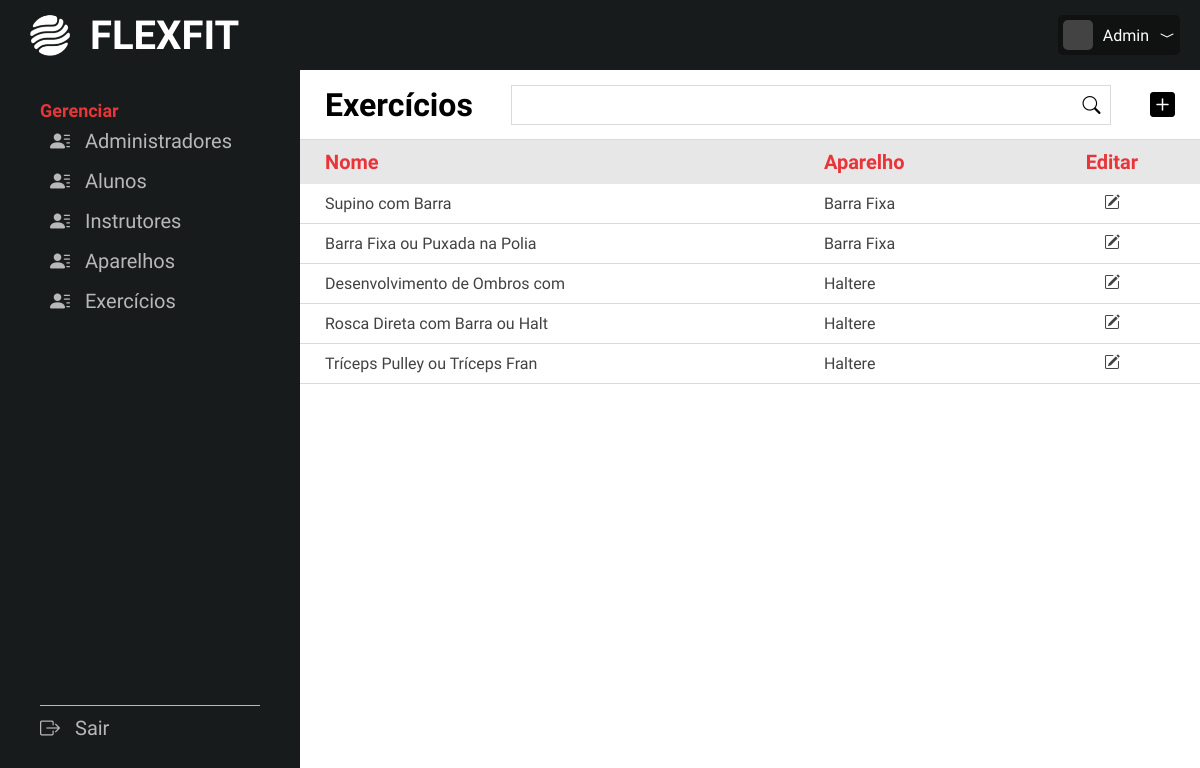
Page /adm/listaexercicio.php (signed in) on the committed database.
### tables this page shows
CREATE TABLE exercicios(
    ex_id INT NOT NULL AUTO_INCREMENT PRIMARY KEY,
    ex_nome VARCHAR(30) NOT NULL,
    ex_video VARCHAR(255),
    ex_desc TEXT,
    fk_apa_id INT NOT NULL,
    FOREIGN KEY(fk_apa_id) REFERENCES aparelhos(apa_id)
);

CREATE TABLE aparelhos(
    apa_id INT NOT NULL AUTO_INCREMENT PRIMARY KEY,
    apa_nome VARCHAR(30) NOT NULL,
    apa_categoria ENUM('Cardio', 'Abdômen e Lombar', 'Superiores', 'Inferiores' ),
    apa_nivel ENUM('Básico', 'Intermediário', 'Avançado') NOT NULL,
    apa_quantidade INT NOT NULL,
    apa_status CHAR(1)
);

### adm/listaexercicio.php (the view, shortened to what this page needs)
<?php
include("backnav.php");
$sql = "SELECT *
        FROM exercicios AS e
        JOIN aparelhos AS a ON e.fk_apa_id = a.apa_id;";
$resultado = mysqli_query($link, $sql);
?>
<!DOCTYPE html>
<html lang="en">
<head>
    <link rel="stylesheet" href="../css/style.css">
    <link rel="stylesheet" href="https://cdn.jsdelivr.net/npm/bootstrap-icons@1.11.3/font/bootstrap-icons.min.css">
</head>
<body>
    <main class="main-lista">
        <header class="lista-header">
            <div class="left">
                <h3>Exercícios</h3>
            </div>
            <div class="middle">
                <form action="listaexercicio.php" method="post" class="search-form">
                    <div class="input-box">
                        <input type="text" name="search">
                        <button type="submit" class="search-btn" name="searchbtn"><i class="bi bi-search"></i></button>
                    </div>
                </form>
            </div>
            <div class="right">
                <a href="novoexercicio.php"><i class="bi bi-plus-square-fill"></i></a>
            </div>
        </header>
        <div class="lista-container">
            <table>
                <thead>
                    <tr>
                        <th>Nome</th>
                        <th>Aparelho</th>
                        <th class="tools">Editar</th>
                    </tr>
                </thead>
                <tbody>
                    <?php
                    while ($tbl = mysqli_fetch_array($resultado)){
                    ?>
                    <tr>
                        <td><?=$tbl['ex_nome']?></td>
                        <td><?=$tbl['apa_nome']?></td>
                        <td class="tools">
                            <a href="alteraexercicio.php?id=<?=$tbl[0]?>"><i class="bi bi-pencil-square"></i></a>
                        </td>
                    </tr>
                    <?php
                    }
                    ?>
                </tbody>
            </table>
        </div>
    </main>
</body>
</html>

### css/style.css (style rules this page uses)
* { font-family: "Saira Condensed", sans-serif; margin: 0; padding: 0; text-decoration: none; box-sizing: border-box; list-style: none; scroll-behavior: smooth; }
body { background-color: #E8E7E8; }
.main-lista { background-color: #FFF; width: calc(100% - 300px); height: calc(100vh - 70px); float: right; display: grid; grid-template-rows: 70px 1fr; }
.main-lista .lista-header { padding: 0 25px; display: flex; align-items: center; justify-content: space-between; border-bottom: 1px solid #dbdad9; }
.main-lista .lista-header h3 { font-size: 32px; font-weight: 600; }
.main-lista .lista-header a { color: #000; }
.main-lista .lista-header .right i { font-size: 25px; }
.main-lista .lista-header .middle .search-form .input-box { display: flex; width: 600px; height: 40px; border: 1px solid #dbdad9; }
.main-lista .lista-header .middle .search-form .input-box input { width: 100%; border: none; background: none; padding: 0 15px; outline: none; font-size: 16px; }
.main-lista .lista-header .middle .search-form .input-box .search-btn { padding: 0 10px; border: none; background: none; cursor: pointer; }
.main-lista .lista-header .middle .search-form .input-box .search-btn i { font-size: 18px; }
.main-lista .lista-container table { width: 100%; border-collapse: collapse; text-align: left; }
.main-lista .lista-container table thead { background-color: #E8E7E8; }
.main-lista .lista-container table thead tr th { padding: 10px 25px; font-size: 20px; color: #E73539; }
.main-lista .lista-container table thead tr .tools { text-align: center; }
.main-lista .lista-container table tbody tr { border-bottom: 1px solid #dbdad9; }
.main-lista .lista-container table tbody tr td { padding: 10px 25px; font-size: 16px; font-weight: 500; color: #424242; }
.main-lista .lista-container table tbody tr .tools { display: flex; justify-content: center; gap: 15px; }
.main-lista .lista-container table tbody tr .tools a { color: #424242; }

### rows in the picture
exercicios: ex_nome "Supino com Barra", fk_apa.apa_nome "Barra Fixa"
exercicios: ex_nome "Barra Fixa ou Puxada na Polia", fk_apa.apa_nome "Barra Fixa"
exercicios: ex_nome "Desenvolvimento de Ombros com", fk_apa.apa_nome "Haltere"
exercicios: ex_nome "Rosca Direta com Barra ou Halt", fk_apa.apa_nome "Haltere"
exercicios: ex_nome "Tríceps Pulley ou Tríceps Fran", fk_apa.apa_nome "Haltere"

### other values in the picture
$nome "Admin"
